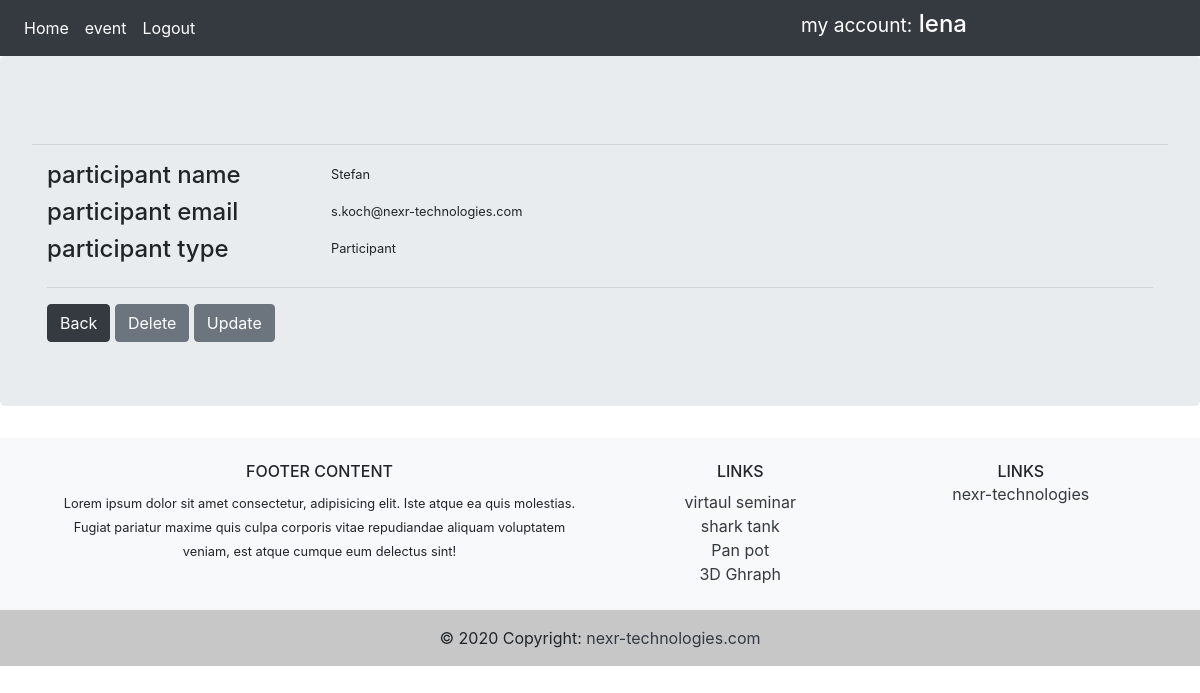
Screenshot of /participantDetail/2/1 (signed in) with the database file from the repository.
### app/models.py (models this page shows, shortened)
class User(db.Model, UserMixin):
    id = db.Column(db.Integer, primary_key=True)
    username = db.Column(db.String(30), unique=True, nullable=False)
    email = db.Column(db.String(60), unique=True, nullable=False)
    password = db.Column(db.String(60), nullable=False)
    events = db.relationship('Event', backref='eventowner', lazy=True)
    roles = db.relationship('Role', backref='roleuser', lazy=True)

class Participant(db.Model):
    id = db.Column(db.Integer, primary_key=True)
    name = db.Column(db.String(25), nullable=True)
    email = db.Column(db.String(50), nullable=False)
    event_id = db.Column(db.Integer, db.ForeignKey('event.id'), nullable=False)
    Participanttypes_id = db.Column(db.Integer, db.ForeignKey('participanttypes.id'), nullable=False)
    unique_id = db.Column(db.Integer, nullable=False)

class Participanttypes(db.Model):
    id = db.Column(db.Integer, primary_key=True)
    type = db.Column(db.String(50), nullable=False)
    parti = db.relationship(
        'Participant', backref='ParticipantTypes_id', lazy=True)

### app/routes.py (the view)
@app.route('/participantDetail/<int:participant_id>/<int:event_id>', methods=['GET', 'POST'])
@login_required
def participantDetail(participant_id, event_id):
    Access = checkAccess()
    print(Access)
    participant = Participant.query.filter_by(
        id=participant_id, event_id=event_id).first()
    return render_template('participantdetail.html', form=participant, participant_id=participant_id, event_id=event_id, Access=Access)

### app/models.py (called while the page is built)
@login_manager.user_loader
def load_user(user_id):
    return User.query.get(int(user_id))

### app/routes.py (called while the page is built)
def checkAccess():
    Access = False
    user = Role.query.filter_by(rolename_id=2, user_id=current_user.id).first()
    if user or current_user.is_authenticated or current_user.username == 'admin':
        Access = True
    return Access

### app/templates/participantdetail.html (shortened to what this page needs)
{% extends 'base.html' %}
{% block content %}
<div class="container">
    <div class="row">
        <div class="col-12">
        </div>
    </div>
</div>
<hr />
<form action="" method="POST">
    <div class="container">
        <div class="row">
            <div class="col-3">
                <h4> participant name </h4>
            </div>
            <div class="col-3">
                <small>{{ form.name }} </small>
            </div>
        </div>
        <div class="row">
            <div class="col-3">
                <h4> participant email </h4>
            </div>
            <div class="col-3">
                <small>{{ form.email }} </small>
            </div>
        </div>
        <div class="row">
            <div class="col-3">
                <h4> participant type </h4>
            </div>
            <div class="col-3">
                <small>{{ form.ParticipantTypes_id.type }} </small>
            </div>
        </div>
        <hr />
        {% if  Access %}
            <a href="{{ url_for('participant', event_id=event_id) }}" class="btn btn-dark">Back</a>
            <a href="{{ url_for('participant_delete', participant_id=form.id) }}" class="btn btn-secondary">Delete</a>
            <a href="{{ url_for('participant_update', participant_id=form.id, event_id=event_id) }}" class="btn btn-secondary">Update</a>
        {% endif %}
    </div>
</form>
{% endblock %}

### app/templates/include/navbar.html (shortened to what this page needs)
<nav class="navbar navbar-expand-lg navbar-dark bg-dark">
    <div class="navbar-nav">
        <a class="nav-item nav-link active" href="{{ url_for('home') }}">Home</a>
        {% if current_user.is_authenticated %}
        <a class="nav-item nav-link active" href="{{ url_for('event') }}">event</a>
        <a class="nav-item nav-link active" href="{{ url_for('logout') }}">Logout</a>
        {% else %}
        <a class="nav-item nav-link active" href="{{ url_for('login') }}">Login</a>
        {% endif %}
    </div>
    <div class="col-md-8 text-right">
        <h4 class="text-white bg-dark">  <small class="text-white bg-dark"> my account:</small> {{ current_user.username }}</h4>
    </div>
</nav>

### rows the page displays
User: username "lena"
Participant: name "Stefan", email "s.koch@nexr-technologies.com"
Participanttypes: ParticipantTypes_id.type "Participant"
